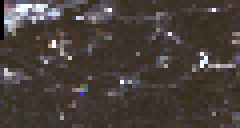
#> input picture temp-5usama/images/downsampled/1.png, 60 x 32 px (shown 4 times larger)
$ python -i homography.py   (imports and definitions only)   (older library calls are emulated)
#> lines starting #> are read from the running program, lines starting #| are printed output that depends on the picture
#> further down, picture is the input picture: shape (32, 60, 3); mean B, G, R 59, 63.7, 72.5


from __future__ import print_function, division
import cv2
import numpy as np
import getopt
import sys
import random
import gdal
import pickle

#
# Read in an image file, errors out if we can't find the file
#
# [164 lines left out: functions readImage, drawMatches, findFeatures, matchFeatures, calculateHomography, geometricDistance and 1 more, not called in this run]


def histogram_equalize(img):
    b, g, r = cv2.split(img)
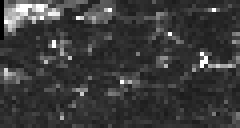
#> b: shape (32, 60) (shown 4 times larger); min 0, max 255, mean 59
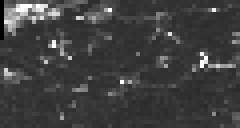
#> g: shape (32, 60) (shown 4 times larger); min 0, max 255, mean 63.7
    red = cv2.equalizeHist(r)
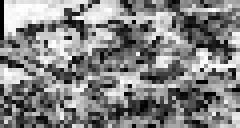
#> red: shape (32, 60) (shown 4 times larger); min 0, max 255, mean 131.7
    green = cv2.equalizeHist(g)
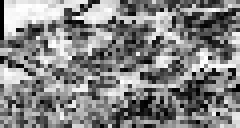
#> green: shape (32, 60) (shown 4 times larger); min 0, max 255, mean 132
    blue = cv2.equalizeHist(b)
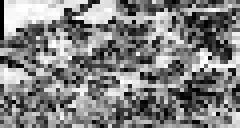
#> blue: shape (32, 60) (shown 4 times larger); min 0, max 255, mean 129.7
    return cv2.merge((blue, green, red))
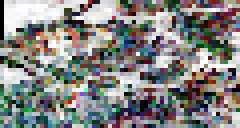
#> returned value: shape (32, 60, 3) (shown 4 times larger); mean of channels 0, 1, 2 129.7, 132, 131.7; drawn as B, G, R


# [45 lines left out: function main, not called in this run]


# [4 lines not run here, left out]

>>> import cv2
>>> picture = cv2.imread('../../../../temp-5usama/images/downsampled/1.png')
>>> result = histogram_equalize(picture)
